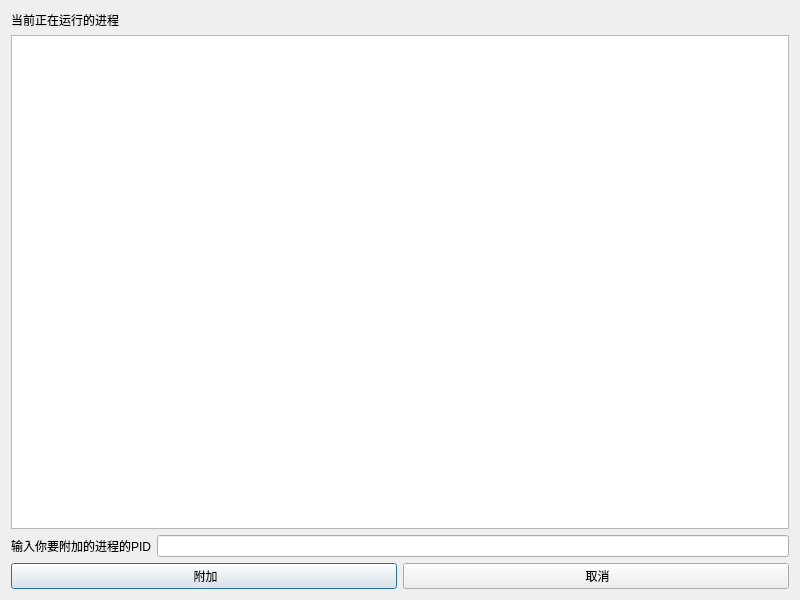
<?xml version="1.0" encoding="UTF-8"?>
<ui version="4.0">
 <class>showProcess_Dialog</class>
 <widget class="QDialog" name="showProcess_Dialog">
  <property name="geometry">
   <rect>
    <x>0</x>
    <y>0</y>
    <width>800</width>
    <height>600</height>
   </rect>
  </property>
  <property name="windowTitle">
   <string>Dialog</string>
  </property>
  <layout class="QGridLayout" name="gridLayout">
   <item row="0" column="0">
    <layout class="QVBoxLayout" name="verticalLayout">
     <item>
      <widget class="QLabel" name="label_2">
       <property name="text">
        <string>当前正在运行的进程</string>
       </property>
      </widget>
     </item>
     <item>
      <widget class="QTableView" name="tableView"/>
     </item>
    </layout>
   </item>
   <item row="1" column="0">
    <layout class="QHBoxLayout" name="horizontalLayout_2">
     <item>
      <widget class="QLabel" name="label">
       <property name="text">
        <string>输入你要附加的进程的PID</string>
       </property>
      </widget>
     </item>
     <item>
      <widget class="QLineEdit" name="lineEdit"/>
     </item>
    </layout>
   </item>
   <item row="2" column="0">
    <layout class="QHBoxLayout" name="horizontalLayout">
     <item>
      <widget class="QPushButton" name="Button_attach">
       <property name="text">
        <string> 附加</string>
       </property>
      </widget>
     </item>
     <item>
      <widget class="QPushButton" name="Button_cancel">
       <property name="text">
        <string> 取消</string>
       </property>
      </widget>
     </item>
    </layout>
   </item>
  </layout>
 </widget>
 <resources/>
 <connections>
  <connection>
   <sender>Button_cancel</sender>
   <signal>clicked()</signal>
   <receiver>showProcess_Dialog</receiver>
   <slot>reject()</slot>
   <hints>
    <hint type="sourcelabel">
     <x>289</x>
     <y>289</y>
    </hint>
    <hint type="destinationlabel">
     <x>378</x>
     <y>302</y>
    </hint>
   </hints>
  </connection>
 </connections>
</ui>
